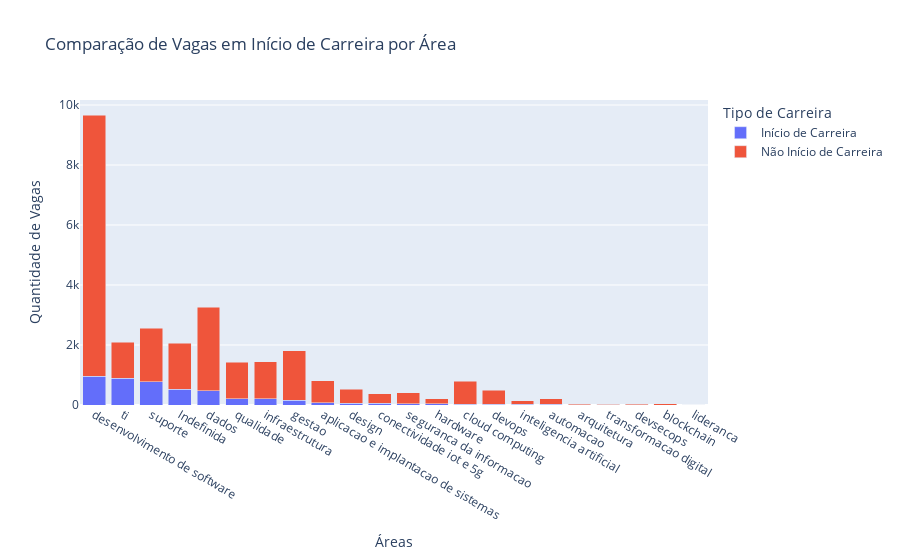

Notebook code cell kept with this figure:
### Code cell
# Gráfico de barras comparativo
fig1 = px.bar(df_comparacao_carreira, x='Área', y='Quantidade', color='Tipo',
              title='Comparação de Vagas em Início de Carreira por Área',
              labels={'Quantidade': 'Quantidade de Vagas', 'Área': 'Áreas', 'Tipo': 'Tipo de Carreira'},
              barmode='stack')
fig1.show()

### Figure 1 — Plotly figure (JSON) as saved in the notebook; plotly's stock layout.template omitted (floating-point values rounded to 4 significant figures)
{"data": [{"alignmentgroup": "True", "hovertemplate": "Tipo de Carreira=Início de Carreira<br>Áreas=%{x}<br>Quantidade de Vagas=%{y}<extra></extra>", "legendgroup": "Início de Carreira", "marker": {"color": "#636efa", "pattern": {"shape": ""}}, "name": "Início de Carreira", "offsetgroup": "Início de Carreira", "orientation": "v", "showlegend": true, "textposition": "auto", "type": "bar", "x": ["desenvolvimento de software", "ti", "suporte", "Indefinida", "dados", "qualidade", "infraestrutura", "gestao", "aplicacao e implantacao de sistemas", "design", "conectividade iot e 5g", "seguranca da informacao", "hardware", "cloud computing", "devops", "inteligencia artificial", "automacao", "arquitetura", "transformacao digital", "devsecops"], "xaxis": "x", "y": [956, 893, 769, 518, 474, 207, 203, 155, 71, 60, 52, 46, 46, 31, 28, 25, 21, 4, 3, 2], "yaxis": "y"}, {"alignmentgroup": "True", "hovertemplate": "Tipo de Carreira=Não Início de Carreira<br>Áreas=%{x}<br>Quantidade de Vagas=%{y}<extra></extra>", "legendgroup": "Não Início de Carreira", "marker": {"color": "#EF553B", "pattern": {"shape": ""}}, "name": "Não Início de Carreira", "offsetgroup": "Não Início de Carreira", "orientation": "v", "showlegend": true, "textposition": "auto", "type": "bar", "x": ["desenvolvimento de software", "dados", "suporte", "gestao", "Indefinida", "infraestrutura", "qualidade", "ti", "cloud computing", "aplicacao e implantacao de sistemas", "design", "devops", "seguranca da informacao", "conectividade iot e 5g", "automacao", "hardware", "inteligencia artificial", "arquitetura", "blockchain", "devsecops", "transformacao digital", "lideranca"], "xaxis": "x", "y": [8703, 2779, 1798, 1650, 1547, 1232, 1213, 1203, 763, 745, 472, 461, 365, 329, 185, 168, 121, 46, 35, 32, 16, 4], "yaxis": "y"}], "layout": {"barmode": "stack", "legend": {"title": {"text": "Tipo de Carreira"}, "tracegroupgap": 0}, "title": {"text": "Comparação de Vagas em Início de Carreira por Área"}, "xaxis": {"anchor": "y", "domain": [0, 1], "title": {"text": "Áreas"}}, "yaxis": {"anchor": "x", "domain": [0, 1], "title": {"text": "Quantidade de Vagas"}}}}
